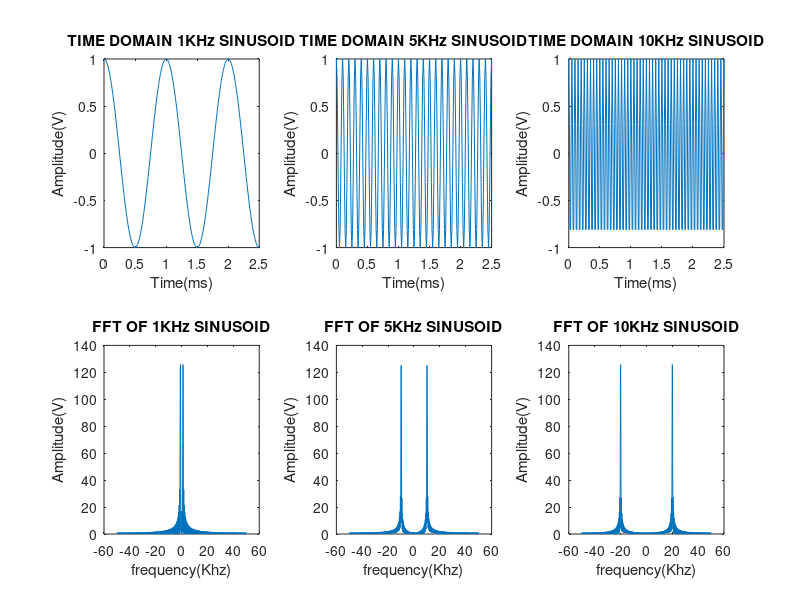

Recreate this plot in MATLAB. (Note: this script raises an error after producing the figure.)
%%
%--------------------------------------------------------------------------
% Matlab code investigating the effects of quatization on the frequency 
% spectrum of signals
%--------------------------------------------------------------------------

%% SIGNAL DEFINITION
%all sinusoids have magnitude 1

%sampling rate
fs = 100000;
%sampling preiod
T = 1/fs;
%run time
t = (1:T:1.0025)-1;

%signal frequencies
LF_hz = 1000;
IF_hz = 10000;
HF_hz = 20000;

%signal generation
LF = cos(2*pi*LF_hz.*t);
IF = cos(2*pi*IF_hz.*t);
HF = cos(2*pi*HF_hz.*t);

%% PLOTTING TIME
%plotting generated functions
%convertin time to milli seconds
t_ms = t*1000;

figure

subplot(2,3,1)
plot(t_ms,LF)
xlabel("Time(ms)")
ylabel("Amplitude(V)")
title("TIME DOMAIN 1KHz SINUSOID")

subplot(2,3,2)
plot(t_ms,IF)
xlabel("Time(ms)")
ylabel("Amplitude(V)")
title("TIME DOMAIN 5KHz SINUSOID")

subplot(2,3,3)
plot(t_ms,HF)
xlabel("Time(ms)")
ylabel("Amplitude(V)")
title("TIME DOMAIN 10KHz SINUSOID")

%% FFT OF UN-ADC'ED SIGNAL

%zero padding to increase f_res
pad_factor = 5;
LF_p = [LF zeros(1,length(LF)*pad_factor)];
IF_p = [IF zeros(1,length(IF)*pad_factor)];
HF_p = [HF zeros(1,length(HF)*pad_factor)];

%taking fourier transform
LF_W = fftshift(fft(LF_p));
IF_W = fftshift(fft(IF_p));
HF_W = fftshift(fft(HF_p));

%frequency axis
f_res = 1/(length(LF_W)*T);
f = 0:f_res:(length(LF_W)-1)*f_res;
%shifting to center arround zero
f = f - f((length(f))/2);
%rescaling to KHz
f_khz = f/1000;

%% PLOTTING FREQUENCY
subplot(2,3,4)
plot(f_khz,abs(LF_W))
xlabel("frequency(Khz)")
ylabel("Amplitude(V)")
title("FFT OF 1KHz SINUSOID")

subplot(2,3,5)
plot(f_khz,abs(IF_W))
xlabel("frequency(Khz)")
ylabel("Amplitude(V)")
title("FFT OF 5KHz SINUSOID")

subplot(2,3,6)
plot(f_khz,abs(HF_W))
xlabel("frequency(Khz)")
ylabel("Amplitude(V)")
title("FFT OF 10KHz SINUSOID")

%% Question 1.1 - 1.2

pad_factor = 5;

%----------------------------------------------
%One signal using a *1* bit A/D converter: 5KHz
%----------------------------------------------
bits = 1;
amplitude = 1;
IF_1b = IF;

%time domain
IF_1b= adc_sample(bits,amplitude,IF_1b);
%frequency domain
IF_1b_p = [IF_1b zeros(1,length(IF_1b)*pad_factor)];
IF_1b_w = fftshift(fft(IF_1b_p));


%----------------------------------------------
%One signal using a *5* bit A/D converter: 5KHz
%----------------------------------------------
bits = 5;
amplitude = 1;
IF_5b = IF;

%time domain
IF_5b = adc_sample(bits,amplitude,IF_5b);
%frequency domain
IF_5b_p = [IF_5b zeros(1,length(IF_5b)*pad_factor)];
IF_5b_w = fftshift(fft(IF_5b_p));

%----------------------------------------------
%plotting
%----------------------------------------------

%frequency axos
f_res = 1/(length(IF_1b)*T);
f = 0:f_res:(length(IF_1b_w)-1)*f_res;
%shifting to center arround zero
f = f - f((length(f))/2);
%rescaling to KHz
f_khz = f/1000;

figure
subplot(2,2,1)
plot(t,IF_1b)
xlabel("Time(ms)")
ylabel("Amplitude(V)")
title("TIME DOMAIN 5KHz SINUSOID - 1 BIT ADC")

subplot(2,2,2)
plot(t,IF_5b)
xlabel("Time(ms)")
ylabel("Amplitude(V)")
title("TIME DOMAIN 5KHz SINUSOID - 5 BIT ADC")

subplot(2,2,3)
plot(f,abs(IF_1b_w))

subplot(2,2,4)
plot(f,abs(IF_5b_w))












